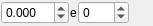
<?xml version="1.0" encoding="UTF-8"?>
<ui version="4.0">
 <class>DoubleScientificSpinBox</class>
 <widget class="QWidget" name="DoubleScientificSpinBox">
  <property name="geometry">
   <rect>
    <x>0</x>
    <y>0</y>
    <width>153</width>
    <height>26</height>
   </rect>
  </property>
  <property name="windowTitle">
   <string>Form</string>
  </property>
  <layout class="QHBoxLayout" name="horizontalLayout">
   <property name="spacing">
    <number>1</number>
   </property>
   <property name="leftMargin">
    <number>1</number>
   </property>
   <property name="topMargin">
    <number>1</number>
   </property>
   <property name="rightMargin">
    <number>1</number>
   </property>
   <property name="bottomMargin">
    <number>1</number>
   </property>
   <item>
    <widget class="QDoubleSpinBox" name="doubleSpinBox">
     <property name="decimals">
      <number>3</number>
     </property>
     <property name="minimum">
      <double>-10.000000000000000</double>
     </property>
     <property name="maximum">
      <double>10.000000000000000</double>
     </property>
     <property name="singleStep">
      <double>0.001000000000000</double>
     </property>
     <property name="stepType">
      <enum>QAbstractSpinBox::DefaultStepType</enum>
     </property>
     <property name="value">
      <double>0.000000000000000</double>
     </property>
    </widget>
   </item>
   <item>
    <widget class="QLabel" name="label">
     <property name="sizePolicy">
      <sizepolicy hsizetype="Minimum" vsizetype="Preferred">
       <horstretch>0</horstretch>
       <verstretch>0</verstretch>
      </sizepolicy>
     </property>
     <property name="text">
      <string>e</string>
     </property>
    </widget>
   </item>
   <item>
    <widget class="QSpinBox" name="spinBox">
     <property name="minimum">
      <number>-999</number>
     </property>
     <property name="maximum">
      <number>999</number>
     </property>
    </widget>
   </item>
   <item>
    <spacer name="horizontalSpacer">
     <property name="orientation">
      <enum>Qt::Horizontal</enum>
     </property>
     <property name="sizeHint" stdset="0">
      <size>
       <width>40</width>
       <height>20</height>
      </size>
     </property>
    </spacer>
   </item>
  </layout>
 </widget>
 <resources/>
 <connections/>
</ui>
